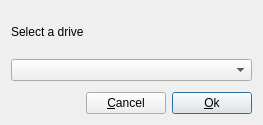
<?xml version="1.0" encoding="UTF-8"?>
<ui version="4.0">
 <class>LogicalDriveDialog</class>
 <widget class="QDialog" name="LogicalDriveDialog">
  <property name="geometry">
   <rect>
    <x>0</x>
    <y>0</y>
    <width>263</width>
    <height>125</height>
   </rect>
  </property>
  <property name="sizePolicy">
   <sizepolicy hsizetype="Preferred" vsizetype="Preferred">
    <horstretch>0</horstretch>
    <verstretch>0</verstretch>
   </sizepolicy>
  </property>
  <property name="windowTitle">
   <string>Select a drive</string>
  </property>
  <layout class="QVBoxLayout" name="verticalLayout">
   <item>
    <widget class="QLabel" name="label">
     <property name="text">
      <string>Select a drive</string>
     </property>
    </widget>
   </item>
   <item>
    <widget class="QComboBox" name="driveComboBox"/>
   </item>
   <item>
    <spacer name="verticalSpacer">
     <property name="orientation">
      <enum>Qt::Vertical</enum>
     </property>
     <property name="sizeType">
      <enum>QSizePolicy::Minimum</enum>
     </property>
     <property name="sizeHint" stdset="0">
      <size>
       <width>20</width>
       <height>5</height>
      </size>
     </property>
    </spacer>
   </item>
   <item>
    <layout class="QHBoxLayout" name="horizontalLayout">
     <item>
      <spacer name="horizontalSpacer">
       <property name="orientation">
        <enum>Qt::Horizontal</enum>
       </property>
       <property name="sizeHint" stdset="0">
        <size>
         <width>40</width>
         <height>20</height>
        </size>
       </property>
      </spacer>
     </item>
     <item>
      <widget class="QPushButton" name="cancelButton">
       <property name="sizePolicy">
        <sizepolicy hsizetype="Minimum" vsizetype="Fixed">
         <horstretch>0</horstretch>
         <verstretch>0</verstretch>
        </sizepolicy>
       </property>
       <property name="text">
        <string>&amp;Cancel</string>
       </property>
       <property name="autoDefault">
        <bool>false</bool>
       </property>
      </widget>
     </item>
     <item>
      <widget class="QPushButton" name="okButton">
       <property name="sizePolicy">
        <sizepolicy hsizetype="Minimum" vsizetype="Fixed">
         <horstretch>0</horstretch>
         <verstretch>0</verstretch>
        </sizepolicy>
       </property>
       <property name="text">
        <string>&amp;Ok</string>
       </property>
      </widget>
     </item>
    </layout>
   </item>
  </layout>
 </widget>
 <resources/>
 <connections>
  <connection>
   <sender>cancelButton</sender>
   <signal>clicked()</signal>
   <receiver>LogicalDriveDialog</receiver>
   <slot>reject()</slot>
   <hints>
    <hint type="sourcelabel">
     <x>96</x>
     <y>92</y>
    </hint>
    <hint type="destinationlabel">
     <x>17</x>
     <y>91</y>
    </hint>
   </hints>
  </connection>
 </connections>
</ui>
